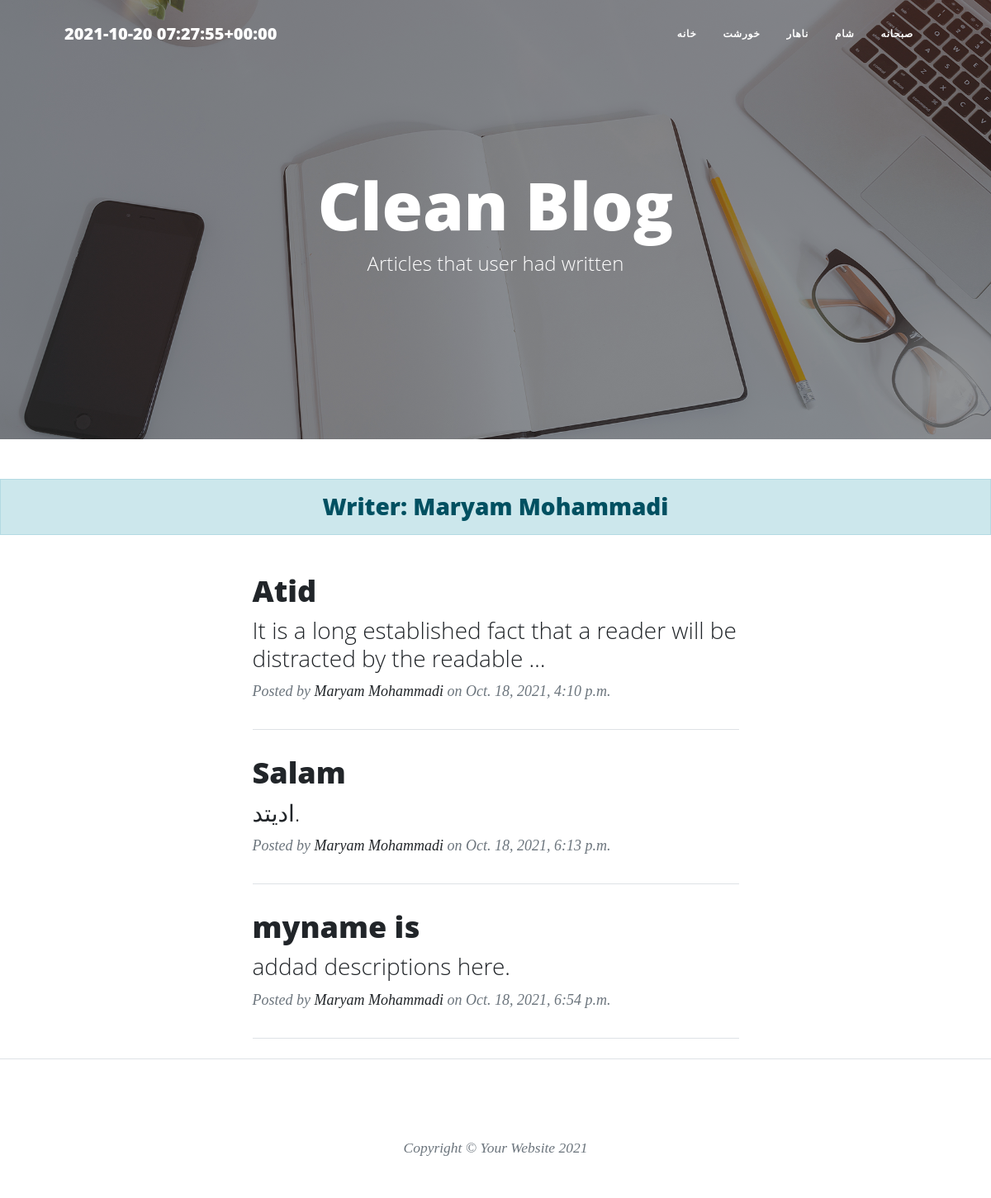
Screenshot of /articles/users/Maryam with the database file from the repository.
### food/models.py (models this page shows, shortened)
class Category(models.Model):
    parent = models.ForeignKey('self', null=True, default=None, blank=True, on_delete=models.SET_NULL, related_name='children')
    name = models.CharField(max_length=20)
    slug = models.CharField(max_length=20)
    class Meta:
        verbose_name = 'گروه'
        verbose_name_plural = 'گروه‌ ها'

class foodModels(models.Model):
    RATE = (
        ('3','Very good'),
        ('2', 'Good'),
        ('1','Bad'),
    )
    AUTH = (
        ('Admins',(
            ('Atid','Atid'),
            ('Rahmat','Rahmat'),
            ('Noora','Noora'),
        )),
        ('Normal people',(
            ('Yasin','Yasin'),
            ('Ebne','Ebne')
        )),
    )
    user = models.ForeignKey(User, null=True, on_delete=models.SET_NULL,default='User.id',related_name='author', verbose_name='نویسنده')
    name = models.CharField(max_length=20)
    slug = models.SlugField(max_length=20)
    desc = models.TextField(default="add descriptions here.")
    rate = models.CharField(max_length=1, choices=RATE)
    auth = models.CharField(max_length=20, choices=AUTH)  # special feature
    date = models.DateTimeField(default=timezone.now)
    categ = models.ManyToManyField(Category, related_name='categs')
    img = models.ImageField(upload_to='foodPics/')
    check = models.BooleanField(default=False, verbose_name="آیا اجازه انتشار می‌دهید؟")
    class Meta:
        verbose_name = 'غذا'
        verbose_name_plural = 'غذاها'
    objects = manageFood()
    def categ_to_str(self):
        return ", ".join([Category.name for Category in self.categ.all()])
    categ_to_str.short_description = 'Category'

### Account/models.py (models this page shows)
class User(AbstractUser):
    is_author = models.BooleanField(default=False)
    vip_date = models.DateField(default=timezone.now)
    def is_special_user(self):
        if self.vip_date > date.today():
            return True
        else:
            return False
    is_special_user.boolean = True #baraye change kardan False be zarbdar to admin panel
    class Meta:
        verbose_name = 'کاربر'
        verbose_name_plural = 'کاربرها'

### food/views.py (the view)
# urls.py: path('articles/users/<slug:username>', AuthorShow.as_view(), name='authClass')
class AuthorShow(generic.ListView):
    template_name = 'author_list.html'
    paginate_by = 3
    def get_queryset(self):
        global user
        username = self.kwargs.get('username')
        user = get_object_or_404(User, username=username)
        return User.objects.all()
    def get_context_data(self, **kwargs):
        context = super().get_context_data(**kwargs)
        context['user'] = user
        return context

### food/templatetags/base_tag.py (called while the page is built)
@register.simple_tag()
def showTime():
    return timezone.now()

@register.inclusion_tag('categ_tags.html')
def profCateg():
    return {
        'cat': Category.objects.all()
    }

### templates/author_list.html
{% extends 'base.html' %}
{% load static %}
{% block content %}
        <header class="masthead" style="background-image: url('{% static 'assets/img/home-bg.jpg' %}')">
            <div class="container position-relative px-4 px-lg-5">
                <div class="row gx-4 gx-lg-5 justify-content-center">
                    <div class="col-md-10 col-lg-8 col-xl-7">
                        <div class="site-heading">
                            <h1>Clean Blog</h1>
                            <span class="subheading">Articles that user had written</span>
                        </div>
                    </div>
                </div>
            </div>
        </header>
    <h3 class="alert alert-primary text-center">Writer: {{ user.get_full_name }}</h3>
        <div class="container px-4 px-lg-5">
            <div class="row gx-4 gx-lg-5 justify-content-center">
                <div class="col-md-10 col-lg-8 col-xl-7">
                    {% for food in user.author.all %}
                    <div class="post-preview">
                        <a href="{{ food.slug }}">
                            <h2 class="post-title">{{ food.name }}</h2>
                            <h3 class="post-subtitle">{{ food.desc | truncatewords:15 }}</h3>
                        </a>
                        <p class="post-meta">
                            Posted by
                           <a href="{% url 'foodUrl:authClass' food.user.username %}">{{ food.user.get_full_name }}</a>
                            on {{ food.date }}
                        </p>
                    </div>
                    <hr class="my-4" />
                    {% endfor %}
                </div>
            </div>
        </div>
 {% endblock %}

### templates/categ_tags.html
<div class="collapse navbar-collapse myfont" id="navbarResponsive">
    <ul class="navbar-nav ms-auto py-4 py-lg-0">
        <li class="nav-item"><a class="nav-link px-lg-3 py-3 py-lg-4" href="{% url 'foodUrl:home' %}">خانه</a></li>
        {% for cat in cat %}
        {% if cat.parent == None %}
            <li class="nav-item"><a class="nav-link px-lg-3 py-3 py-lg-4" href="{% url 'foodUrl:categClass' cat.slug%}">{{ cat.name }}</a></li>
        {% endif %}
        {% endfor %}
    </ul>
</div>

### rows the page displays
Category: name "خورشت"
Category: name "ناهار"
Category: name "شام"
Category: name "صبحانه"
User: get_full_name "Maryam Mohammadi"
foodModels: name "Atid", desc "It is a long established fact that a reader will be distracted by the readable …", user.get_full_name "Maryam Mohammadi", date "Oct. 18, 2021, 4:10 p.m."
foodModels: name "Salam", desc "ادیتد.", user.get_full_name "Maryam Mohammadi", date "Oct. 18, 2021, 6:13 p.m."
foodModels: name "myname is", desc "addad descriptions here.", user.get_full_name "Maryam Mohammadi", date "Oct. 18, 2021, 6:54 p.m."
